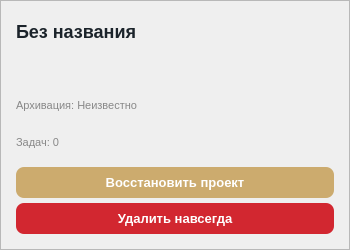
<?xml version="1.0" encoding="UTF-8"?>
<ui version="4.0">
 <class>ArchivedProjectCard</class>
 <widget class="QFrame" name="ArchivedProjectCard">
  <property name="geometry">
   <rect>
    <x>0</x>
    <y>0</y>
    <width>350</width>
    <height>250</height>
   </rect>
  </property>
  <property name="cursor">
   <cursorShape>PointingHandCursor</cursorShape>
  </property>
  <property name="styleSheet">
   <string notr="true">ArchivedProjectCard {
    background-color: white;
    border: 1px solid #e0e0e0;
    border-radius: 12px;
}
ArchivedProjectCard:hover {
    border: 2px solid #ccab6e;
    background-color: #fafafa;
}</string>
  </property>
  <property name="frameShape">
   <enum>QFrame::StyledPanel</enum>
  </property>
  <property name="frameShadow">
   <enum>QFrame::Raised</enum>
  </property>
  <layout class="QVBoxLayout" name="main_layout">
   <property name="leftMargin">
    <number>15</number>
   </property>
   <property name="topMargin">
    <number>15</number>
   </property>
   <property name="rightMargin">
    <number>15</number>
   </property>
   <property name="bottomMargin">
    <number>15</number>
   </property>
   <property name="spacing">
    <number>10</number>
   </property>
   <item>
    <layout class="QVBoxLayout" name="header_layout">
     <property name="spacing">
      <number>8</number>
     </property>
     <item>
      <widget class="QWidget" name="title_row" native="true">
       <layout class="QVBoxLayout" name="title_layout">
        <property name="leftMargin">
         <number>0</number>
        </property>
        <property name="topMargin">
         <number>0</number>
        </property>
        <property name="rightMargin">
         <number>0</number>
        </property>
        <property name="bottomMargin">
         <number>0</number>
        </property>
        <property name="spacing">
         <number>8</number>
        </property>
        <item>
         <widget class="QLabel" name="name_label">
          <property name="text">
           <string>Без названия</string>
          </property>
          <property name="styleSheet">
           <string notr="true">font-size: 18px;
font-weight: bold;
color: #1B232A;</string>
          </property>
         </widget>
        </item>
        <item>
         <widget class="QLabel" name="desc_label">
          <property name="text">
           <string/>
          </property>
          <property name="wordWrap">
           <bool>true</bool>
          </property>
          <property name="styleSheet">
           <string notr="true">color: #666666;
font-size: 13px;
margin-top: 2px;</string>
          </property>
         </widget>
        </item>
       </layout>
      </widget>
     </item>
     <item>
      <widget class="QWidget" name="info_row" native="true">
       <layout class="QVBoxLayout" name="info_layout">
        <property name="leftMargin">
         <number>0</number>
        </property>
        <property name="topMargin">
         <number>0</number>
        </property>
        <property name="rightMargin">
         <number>0</number>
        </property>
        <property name="bottomMargin">
         <number>0</number>
        </property>
        <property name="spacing">
         <number>8</number>
        </property>
        <item>
         <widget class="QLabel" name="date_label">
          <property name="text">
           <string>Архивация: Неизвестно</string>
          </property>
          <property name="styleSheet">
           <string notr="true">color: #888888; font-size: 11px;</string>
          </property>
         </widget>
        </item>
        <item>
         <widget class="QLabel" name="tasks_label">
          <property name="text">
           <string>Задач: 0</string>
          </property>
          <property name="styleSheet">
           <string notr="true">color: #888888; font-size: 11px;</string>
          </property>
         </widget>
        </item>
       </layout>
      </widget>
     </item>
    </layout>
   </item>
   <item>
    <layout class="QVBoxLayout" name="buttons_layout">
     <property name="spacing">
      <number>5</number>
     </property>
     <item>
      <widget class="QPushButton" name="restore_button">
       <property name="text">
        <string>Восстановить проект</string>
       </property>
       <property name="styleSheet">
        <string notr="true">QPushButton {
    background-color: #ccab6e;
    color: white;
    border: none;
    border-radius: 8px;
    padding: 8px;
    font-size: 13px;
    font-weight: bold;
    text-align: center;
}
QPushButton:hover {
    background-color: #998664;
}
QPushButton:pressed {
    background-color: #7a6a50;
}</string>
       </property>
      </widget>
     </item>
     <item>
      <widget class="QPushButton" name="delete_button">
       <property name="text">
        <string>Удалить навсегда</string>
       </property>
       <property name="styleSheet">
        <string notr="true">QPushButton {
    background-color: #D22730;
    color: white;
    border: none;
    border-radius: 8px;
    padding: 8px;
    font-size: 13px;
    font-weight: bold;
    text-align: center;
}
QPushButton:hover {
    background-color: #862633;
}
QPushButton:pressed {
    background-color: #6a1e29;
}</string>
       </property>
      </widget>
     </item>
    </layout>
   </item>
  </layout>
 </widget>
 <resources/>
 <connections/>
</ui>
